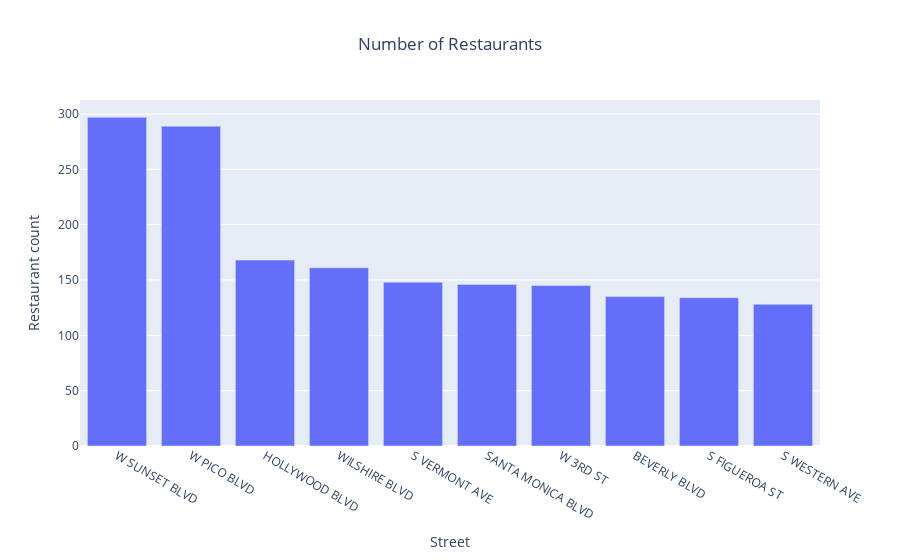

The code cell stored with this chart in its notebook:
### Code cell
# Buiding bar plot
fig5 = go.Figure(
    data=[
        go.Bar(
            x=top10_streets['street'], 
            y=top10_streets['count'], 
            
        )
    ]
)

# Adicionando título e rótulos
fig5.update_layout(
    title='Number of Restaurants',
    xaxis_title='Street',
    yaxis_title='Restaurant count',
    title_x=0.5  # Centralizando o título
)

# Exibindo o gráfico
fig5.show()

### Figure 1 — Plotly figure (JSON) as saved in the notebook; plotly's stock layout.template omitted (floating-point values rounded to 4 significant figures)
{"data": [{"type": "bar", "x": ["W SUNSET BLVD", "W PICO BLVD", "HOLLYWOOD BLVD", "WILSHIRE BLVD", "S VERMONT AVE", "SANTA MONICA BLVD", "W 3RD ST", "BEVERLY BLVD", "S FIGUEROA ST", "S WESTERN AVE"], "y": [297, 289, 168, 161, 148, 146, 145, 135, 134, 128]}], "layout": {"title": {"text": "Number of Restaurants", "x": 0.5}, "xaxis": {"title": {"text": "Street"}}, "yaxis": {"title": {"text": "Restaurant count"}}}}
